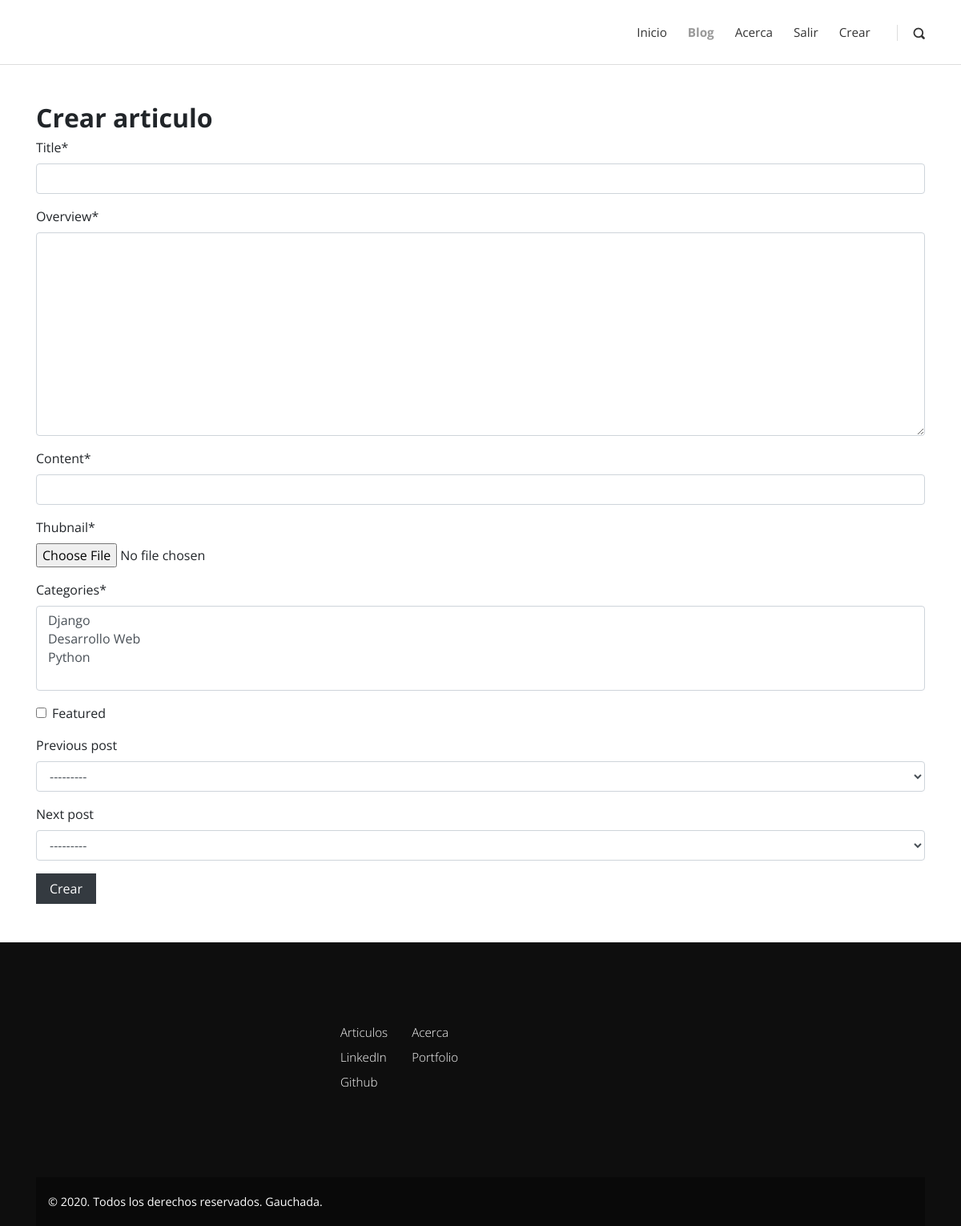
Page /create/ (signed in) on the earlier database version.
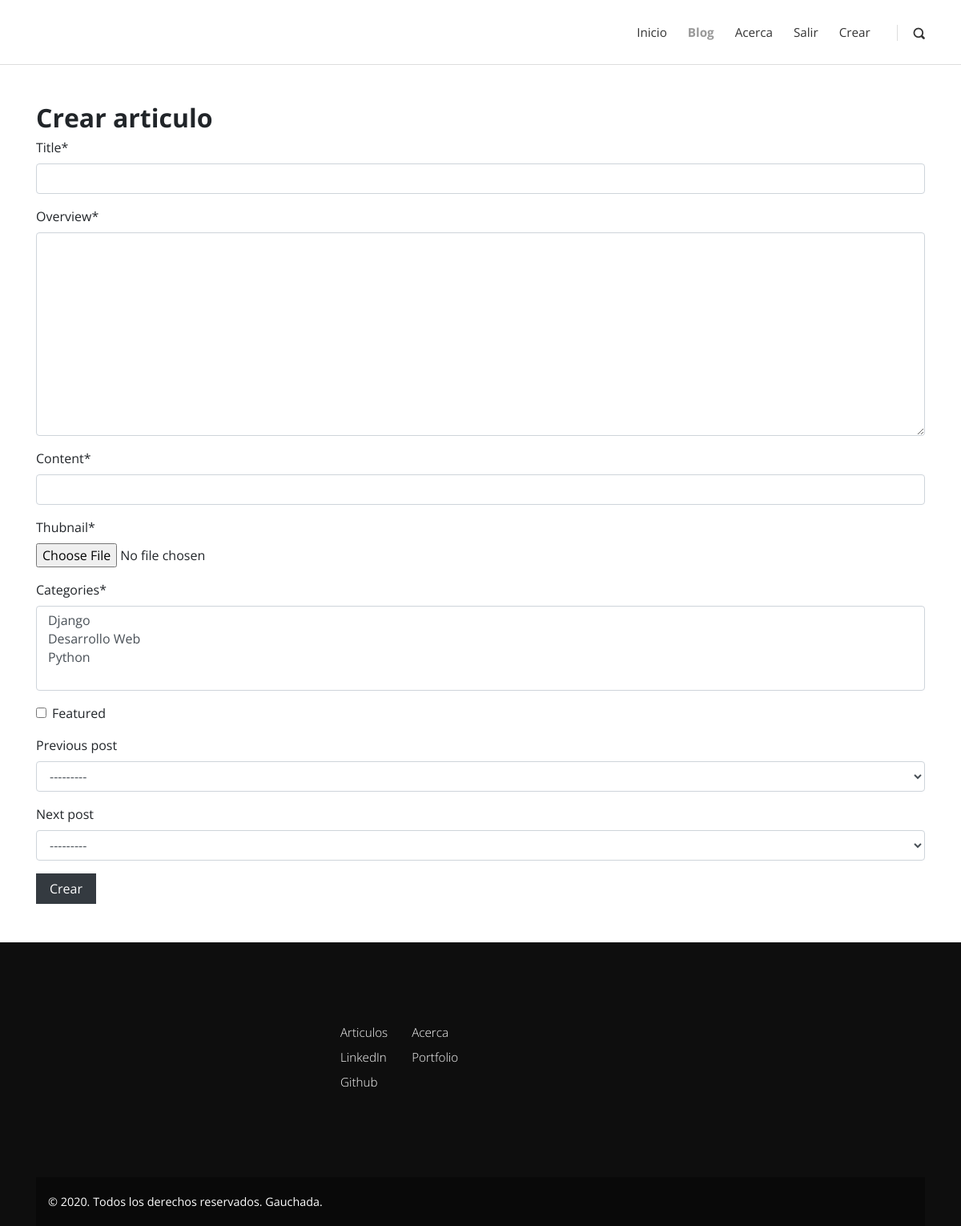
Same page on the later database version.
### post/models.py (models this page shows, shortened)
class Category(models.Model):
    title = models.CharField(max_length=20)
    def __str__(self):
        return self.title

class Post(models.Model):
    title = models.CharField(max_length=100)
    overview = models.TextField()
    content = RichTextUploadingField()
    timestamp = models.DateTimeField(auto_now_add=True)
    author = models.ForeignKey(Author, on_delete=models.CASCADE)
    thubnail = models.ImageField()
    categories = models.ManyToManyField(Category)
    featured = models.BooleanField()
    previous_post = models.ForeignKey('self', related_name='previous', on_delete=models.SET_NULL, blank=True, null=True)
    next_post = models.ForeignKey('self', related_name='next', on_delete=models.SET_NULL, blank=True, null=True)
    def __str__(self):
        return self.title

### post/views.py (the view, shortened to what this page needs)
# urls.py: path('create/', post_create, name='post-create'),
@staff_member_required
def post_create(request):
    title = "Crear articulo"
    form = PostForm(request.POST or None, request.FILES or None)
    author = get_author(request.user)
    context = {
        'form': form,
        'title': title,
    }
    return render(request, "post_create.html", context)

### post/forms.py
class PostForm(forms.ModelForm):
    content = forms.CharField(widget=CKEditorUploadingWidget())
    class Meta:
        model = Post
        fields = ('title', 'overview', 'content', 'thubnail',
        'categories', 'featured', 'previous_post', 'next_post')

### post/views.py (called while the page is built)
def get_author(user):
    qs = Author.objects.filter(user=user)
    if qs.exists():
        return qs[0]
    return None

### templates/post_create.html (shortened to what this page needs)
{% extends 'base_tmpl.html' %}
{% load crispy_forms_tags %}
{% block content %}
    <div class='container mb-5 mt-5'>
        <h2>{{ title }}</h2>
        <form method='POST' action='.' enctype='multipart/form-data'>
            {{ form|crispy }}
            <button class='btn btn-dark' type='submit'>Crear</button>
        </form>
    </div>
{% endblock content%}

### templates/base_tmpl.html (shortened to what this page needs)
{% load static %}
<!DOCTYPE html>
<html>
{% include "head.html" %}
<body>
    {% include "header.html" %}
    {% block content %}
    {% endblock content %}
    {% include "footer.html"%}
</body>
</html>

### templates/head.html (shortened to what this page needs)
{% load static %}
<head>
    <link rel="stylesheet" href="{% static '/vendor/bootstrap/css/bootstrap.min.css' %}">
    <link rel="stylesheet" href="{% static 'vendor/font-awesome/css/font-awesome.min.css' %}">
    <link rel="stylesheet" href="{% static 'css/fontastic.css' %}">
    <link rel="stylesheet" href="{% static 'vendor/@fancyapps/fancybox/jquery.fancybox.min.css' %}">
    <link rel="stylesheet" href="{% static 'css/style.default.css' %}" id="theme-stylesheet">
    <link rel="stylesheet" href="{% static 'css/custom.css' %}">
    <link rel="stylesheet" href="{% static 'css/github.css' %}">
  </head>

### templates/header.html (shortened to what this page needs)
<header class="header">
      <nav class="navbar navbar-expand-lg">
        <div class="container">
          <div id="navbarcollapse" class="collapse navbar-collapse">
            <ul class="navbar-nav ml-auto">
              <li class="nav-item"><a href="/" class="nav-link ">Inicio</a>
              </li>
              <li class="nav-item"><a href="{% url 'post-list' %}" class="nav-link active ">Blog</a>
              </li>
              <li class="nav-item"><a href="{% url 'about' %}" class="nav-link ">Acerca</a>
              </li>
              {% if user.is_authenticated %}
                <li class="nav-item">
                  <a href="{% url 'account_logout' %}" class="nav-link ">Salir</a>
                </li>
              {% else %}
                <li class="nav-item">
                  <a href="{% url 'account_login' %}" class="nav-link ">Ingresar</a>
                </li
              {% endif %}
              {% if request.user.is_staff %}
                <li class="nav-item">
                 <a href="{% url 'post-create' %}" class="nav-link ">Crear</a>
                </li>
              {% endif %}
            </ul>
            <div class="navbar-text"><a href="#" class="search-btn"><i class="icon-search-1"></i></a></div>
          </div>
        </div>
      </nav>
    </header>

### templates/footer.html (shortened to what this page needs)
{% load static %}
    <footer class="main-footer">
      <div class="container">
        <div class="row">
          <div class="col-md-4">
          </div>
          <div class="col-md-4">
            <div class="menus d-flex">
              <ul class="list-unstyled">
                <li> <a href="{% url 'post-list' %}">Articulos</a></li>
                <li> <a target='blank' href="https://www.linkedin.com/in/javier-a-agustin/">LinkedIn</a></li>
                <li> <a href="https://github.com/javier-a-agustin" target='blank'>Github</a></li>
              </ul>
              <ul class="list-unstyled">
                <li> <a href="{% url 'about' %}">Acerca</a></li>
                <li> <a href="https://javier-a-agustin.github.io/Javier-Fernandez-w/" target='blank'>Portfolio</a></li>
              </ul>
            </div>
          </div>
          <div class="col-md-4">
        </div>
      </div>
      <div class="copyrights">
        <div class="container">
          <div class="row">
            <div class="col-md-6">
              <p>&copy; 2020. Todos los derechos reservados. Gauchada.</p>
            </div>
            <div class="col-md-6 text-right">
            </div>
          </div>
        </div>
      </div>
    </footer>

### templates/scripts.html (shortened to what this page needs)
{% load static %}

### static/css/style.default.css (style rules this page uses)
body { overflow-x: hidden; }
a, i, span { display: inline-block; text-decoration: none; -webkit-transition: all 0.3s; transition: all 0.3s; }
a i { -webkit-transition: none; transition: none; }
ul { margin: 0; padding: 0; }
button, input { outline: none !important; font-family: "Open Sans", sans-serif; }
button { cursor: pointer; }
i[class*="icon-"] { -webkit-transform: translateY(3px); transform: translateY(3px); }
.btn { border-radius: 0 !important; }
h1, h2, h3, h4, h5, h6 { margin-bottom: 15px; }
.navbar { background: #fff; padding-top: 20px !important; padding-bottom: 20px !important; z-index: 9998; border-bottom: 1px solid #ddd; }
.navbar .langs a:first-of-type, .navbar .search-btn { margin-left: 20px; padding-left: 20px; border-left: 1px solid #ddd; height: 20px; line-height: 20px; }
.navbar .search-btn { color: #333; font-size: 0.9em; }
.navbar .navbar-nav a.nav-link { color: #333; margin: 0 5px; font-weight: 400; font-size: 0.95em; }
.navbar .navbar-nav a.nav-link.active { color: #999; font-weight: bold; }
footer.main-footer { background: #0e0e0e; padding: 100px 0 0; color: #fff; }
footer.main-footer a { color: inherit; font-weight: 300; margin-bottom: 7px; }
footer.main-footer ul { margin-right: 30px; }
footer.main-footer .list-unstyled a { font-size: 0.95em; }
footer.main-footer .copyrights { background: #090909; margin-top: 100px; padding: 20px 0; font-size: 0.9em; }
footer.main-footer .copyrights * { margin-bottom: 0; }
.navbar { padding: 0.5rem 1rem; }
.btn { font-weight: normal; border: 1px solid transparent; padding: 0.5rem 1rem; font-size: 1rem; line-height: 1.25; border-radius: 0.25rem; -webkit-transition: all 0.15s ease-in-out; transition: all 0.15s ease-in-out; }
.btn-dark { color: #fff; background-color: #343a40; border-color: #343a40; }
body { font-family: "Open Sans", sans-serif; font-size: 1rem; font-weight: normal; line-height: 1.5; color: #212529; background-color: #fff; }
a { color: #999; text-decoration: none; }
h1, h2, h3, h4, h5, h6, .h1, .h2, .h3, .h4, .h5, .h6 { margin-bottom: 0.5rem; font-family: inherit; font-weight: 700; line-height: 1.1; color: inherit; }
h2, .h2 { font-size: 2rem; }

Differences in the rows shown:
added Post: previous_post "---------", next_post "---------"
Other differences:
form field featured: "☐" → (not shown)
form field previous_post: "---------" → (not shown)
form field next_post: "---------" → (not shown)
